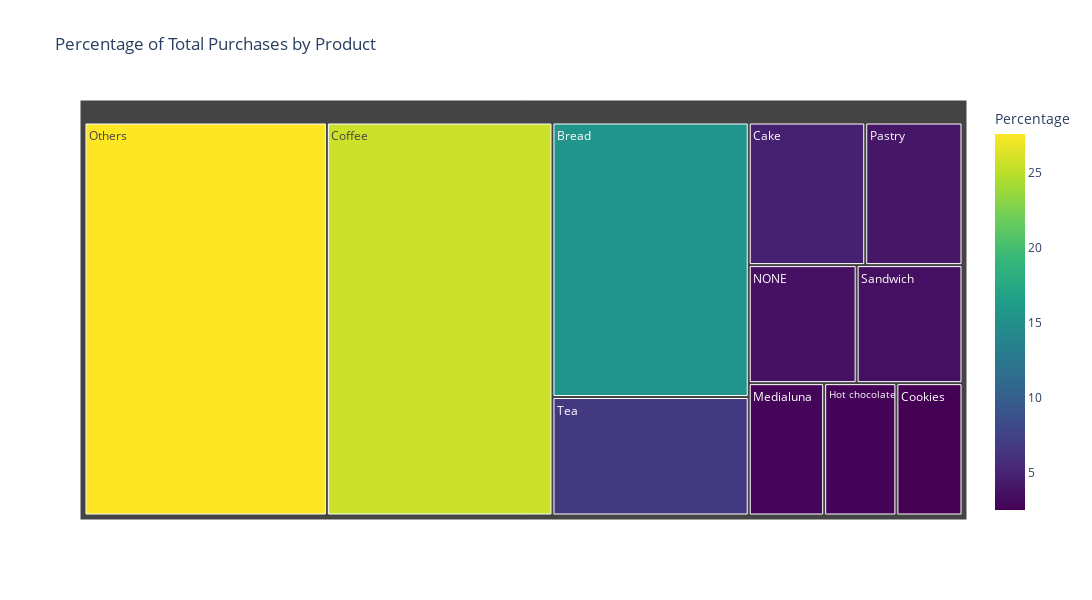

Notebook code for this chart:
### Code cell
# Now we'll see what share of the total sales each product represents.

# Let's group everything not in the top 10 into "others"
pos['Item_grouped'] = pos['Item'].apply(lambda x: x if x in top_10['Item'].tolist() else 'Others')

# Calculate percentage of total purchases for each product
product_percentage = pos['Item_grouped'].value_counts(normalize=True) * 100

# Create a DataFrame for the treemap
treemap_data = pd.DataFrame({'Product': product_percentage.index, 'Percentage': product_percentage.values})

# Plot the treemap with customized size, color scale, and color range
treemap = px.treemap(treemap_data, 
                 path=['Product'], 
                 values='Percentage', 
                 title='Percentage of Total Purchases by Product',
                 width=1200,
                 height=600,
                 color='Percentage',  # Color based on percentage
                 color_continuous_scale='viridis')

treemap.show()

### Figure 1 — Plotly figure (JSON) as saved in the notebook; plotly's stock layout.template omitted (floating-point values rounded to 4 significant figures)
{"data": [{"branchvalues": "total", "customdata": [[15.62], [4.814], [25.69], [2.536], [2.771], [2.893], [3.691], [27.61], [4.02], [3.621], [6.739]], "domain": {"x": [0, 1], "y": [0, 1]}, "hovertemplate": "labels=%{label}<br>Percentage_sum=%{value}<br>parent=%{parent}<br>id=%{id}<br>Percentage=%{color}<extra></extra>", "ids": ["Bread", "Cake", "Coffee", "Cookies", "Hot chocolate", "Medialuna", "NONE", "Others", "Pastry", "Sandwich", "Tea"], "labels": ["Bread", "Cake", "Coffee", "Cookies", "Hot chocolate", "Medialuna", "NONE", "Others", "Pastry", "Sandwich", "Tea"], "marker": {"coloraxis": "coloraxis", "colors": [15.62, 4.814, 25.69, 2.536, 2.771, 2.893, 3.691, 27.61, 4.02, 3.621, 6.739]}, "name": "", "parents": ["", "", "", "", "", "", "", "", "", "", ""], "type": "treemap", "values": [15.62, 4.814, 25.69, 2.536, 2.771, 2.893, 3.691, 27.61, 4.02, 3.621, 6.739]}], "layout": {"coloraxis": {"colorbar": {"title": {"text": "Percentage"}}, "colorscale": [[0, "#440154"], [0.1111, "#482878"], [0.2222, "#3e4989"], [0.3333, "#31688e"], [0.4444, "#26828e"], [0.5556, "#1f9e89"], [0.6667, "#35b779"], [0.7778, "#6ece58"], [0.8889, "#b5de2b"], [1, "#fde725"]]}, "height": 600, "legend": {"tracegroupgap": 0}, "title": {"text": "Percentage of Total Purchases by Product"}, "width": 1200}}
